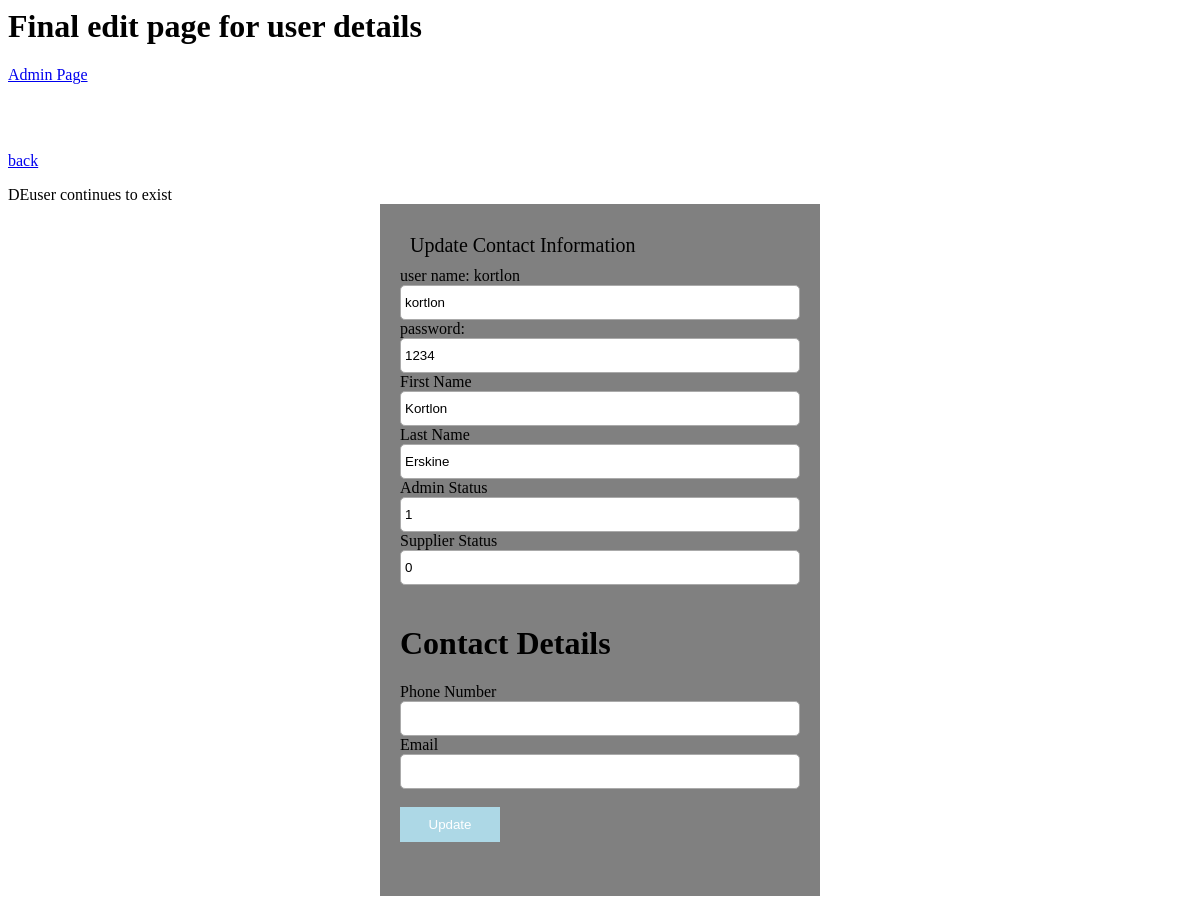
/updatecontactnew.php (signed in), run on the app's committed database.
### tables this page shows
CREATE TABLE `users` (
  `id` int(11) NOT NULL,
  `user_id` int(11) NOT NULL,
  `user_name` varchar(100) NOT NULL,
  `password` varchar(100) NOT NULL,
  `date` timestamp NOT NULL DEFAULT current_timestamp() ON UPDATE current_timestamp(),
  `First_Name` varchar(100) NOT NULL,
  `Last_Name` varchar(100) NOT NULL,
  `isAdmin` tinyint(1) NOT NULL,
  `isSupplier` int(11) NOT NULL
);

### updatecontactnew.php (the view, shortened to what this page needs)
<html>
    <h1>Final edit page for user details</h1>
	<a href = "adminpage.php"> Admin Page </a>
	<a href = "updatecontact.php"> back</a>
<body>
<?php
 include("connection.php");
$id =  $_SESSION['id'];
    $check = "select phonenum, email, address from contactdetails
    where userid = $id ";
  $checkq = mysqli_query($con, $check);
  if($checkq && mysqli_num_rows($checkq) == 0)
  {
  echo"DE";
  $rows[0] = '';
  $rows[1] = '';
  $rows[2] = '';
      $phonenum = $_POST['phonenum'];
      $email = $_POST['email'];
      $add    = $_POST['address'];
      $adc = "insert into contactdetails (phonenum, email, address, userid, authorid)
      values ($phonenum, '$email', '$add', $id , 0)";
      mysqli_query($con, $adc);
  }
$qc = "select user_name, password, First_Name, Last_Name, isAdmin, isSupplier from users
        where id = $id";
$cqc = mysqli_query($con, $qc);
if($cqc && mysqli_num_rows($cqc) > 0)
{
    echo "user continues to exist";
    $row = mysqli_fetch_row($cqc);
}
?>
<div id = "box">
        <form method= "post">
            <div style = "font-size: 20px; margin: 10px; ">Update Contact Information</div>
            <label for="fname">user name: <?php echo $row[0];?></label>
            <input id = "text" type = "text" name = "phonenum"  value = "<?php echo $row[0];?>">
            <label for="fname">password:</label>
            <input  id = "text" type = "text" name = "email"  value = "<?php echo $row[1];?>">
            <label for="fname">First Name</label>
            <input  id = "text" type = "text" name = "fname"  value = "<?php echo $row[2];?>">
            <label for="fname">Last Name</label>
            <input  id = "text" type = "text" name = "lname"  value = "<?php echo $row[3];?>">
            <label for="fname">Admin Status</label>
            <input  id = "text" type = "text" name = "astatus"  value = "<?php echo $row[4];?>">
            <label for="fname">Supplier Status</label>
            <input  id = "text" type = "text" name = "status"  value = "<?php echo $row[5];?>">
            <br></br>
            <h1> Contact Details</h1>
            <label for="fname">Phone Number</label>
            <input  id = "text" type = "text" name = "address"  value = "<?php echo $rows[1];?>">
            <label for="fname">Email</label>
            <input  id = "text" type = "text" name = "address"  value = "<?php echo $rows[2];?>">
            <br></br>
            <input id = "button" type = "submit"  value = "Update" name = "submit"><br></br>
        </form>
</div>
</body>
</html>

### updatecontactnew.php (style rules this page uses)
#text { height: 35px; border-radius: 5px; padding: 4px; border:solid thin #aaa; width: 100%; }
#button { padding: 10px; width: 100px; color: white; background-color: lightblue; border: none; }
#box { background-color:grey; margin: auto; width: 400px; padding: 20px; }

### data on the page
users: user_name "kortlon", phonenum "kortlon", email "1234", fname "Kortlon", lname "Erskine", astatus "1", status "0"
